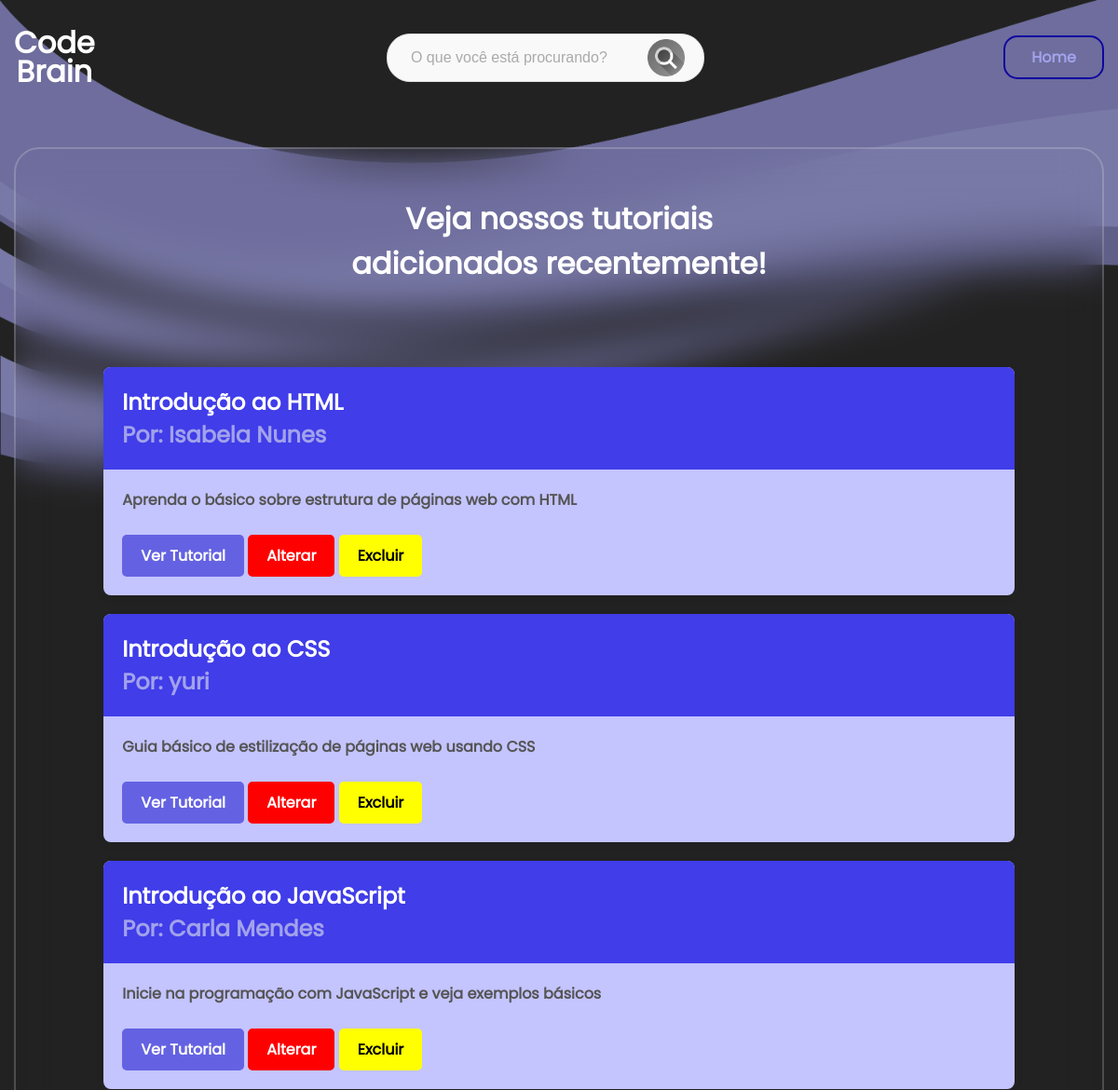
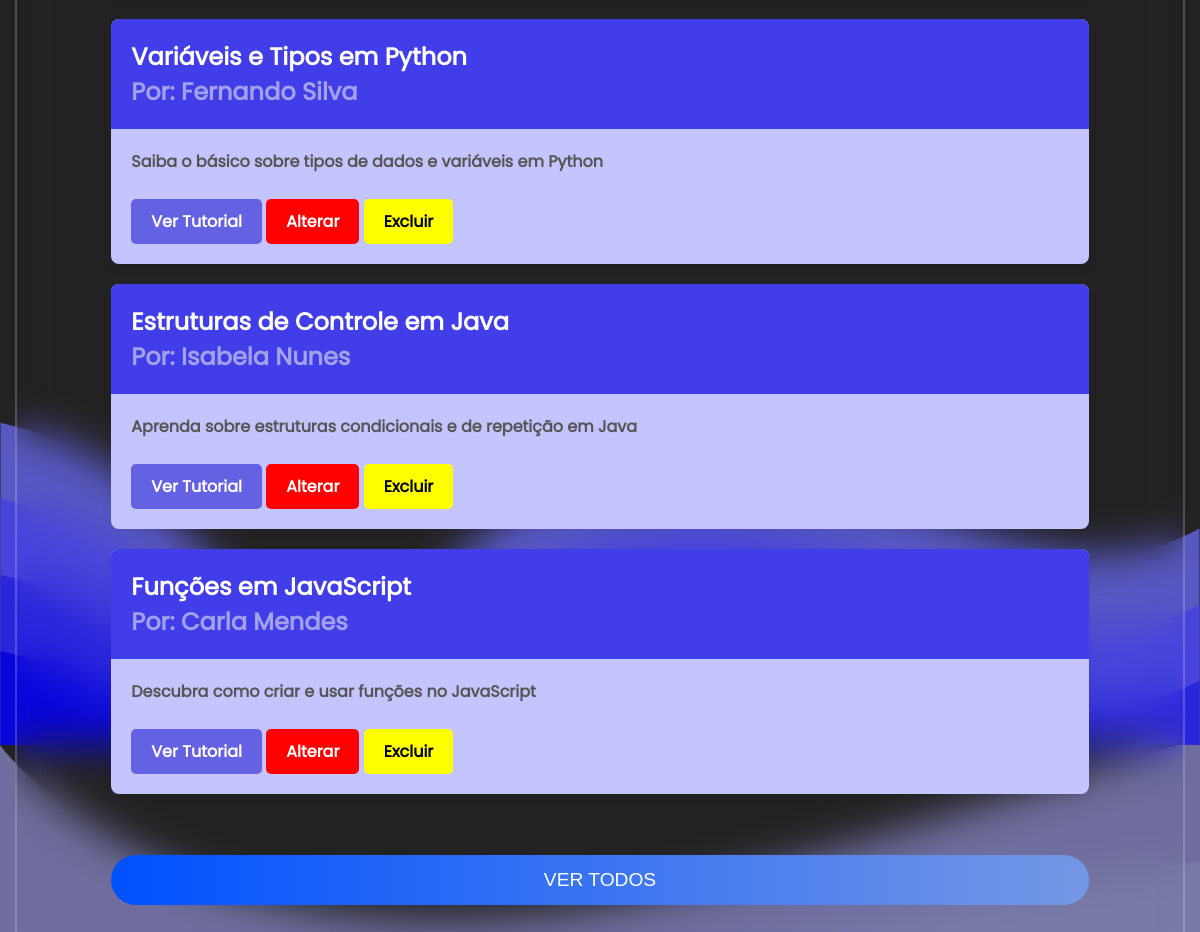
/view/tutoriais.php?status=sucesso (signed in), run on the app's committed database (2 pictures, top to bottom).
### tables this page shows
CREATE TABLE `tutoriais` (
  `id_tutorial` int(11) NOT NULL,
  `titulo` varchar(65) DEFAULT NULL,
  `conteudo` longtext NOT NULL,
  `descricao` longtext NOT NULL,
  `id_usuario` int(11) DEFAULT NULL
);

CREATE TABLE `usuario` (
  `id_usuario` int(100) NOT NULL,
  `nome` varchar(1000) NOT NULL,
  `senha` varchar(16) NOT NULL,
  `email` varchar(200) NOT NULL,
  `telefone` varchar(11) NOT NULL,
  `tipo` varchar(20) NOT NULL
);

### model/DAO/Conexao.php (called while the page is built, shortened)
<?php
class Conexao {
    private static $conexao;
    public static function getInstance(){
        if(!isset(self::$conexao)){
            try {
                $options = array(
                PDO::ATTR_PERSISTENT => true,
                PDO::MYSQL_ATTR_INIT_COMMAND => 'SET NAMES UTF8;',
                PDO::ATTR_ERRMODE => PDO::ERRMODE_EXCEPTION
            );
                self::$conexao = new
                PDO("mysql:host=localhost;dbname=test",
                "root","", $options);
            } catch (PDOException $exc) {
                echo "Erro ao conectar ao banco ".$exc->getMessage();
            }
        }
        return self::$conexao;
    }
}
?>

### control/listarTutorialControl.php (called while the page is built, shortened)
<?php
    include_once "../model/DAO/TutorialDAO.php";
    $tutorialDAO = new TutorialDAO();
    $todos = $tutorialDAO->listarTutoriais();
?>

### model/DAO/TutorialDAO.php (called while the page is built, shortened)
<?php
include_once "Conexao.php";
    class TutorialDAO{
    public $pdo = null;
    public function __construct(){
        $this->pdo = Conexao::getInstance();
    }
    public function listarTutoriais(){
        try {
            $sql = "SELECT tutoriais.*, usuario.nome
        FROM tutoriais INNER JOIN usuario ON tutoriais.id_usuario = usuario.id_usuario;";
            $stmt = $this->pdo->prepare($sql);
            $stmt->execute();
            $retorno = $stmt->fetchALL(PDO::FETCH_ASSOC);
            return $retorno;
        } catch (PDOException $exe) {
            echo $exe->getMessage();
        }
    }
        }

### view/tutoriais.php (the view, shortened to what this page needs)
<?php
include("../control/listarTutorialControl.php");
$tipo = $_SESSION["tipo"];
?>
<!DOCTYPE html>
<html lang="pt-BR">
<head>
    <link rel="stylesheet" href="../styles/fonts.css">
    <link rel="stylesheet" href="../styles/media.css">
    <link rel="stylesheet" href="https://cdn.jsdelivr.net/npm/sweetalert2@11.14.5/dist/sweetalert2.min.css">
</head>
<body>
    <header>
        <div id="title">
            <h1>Code</h1>
            <h1>Brain</h1>
        </div>
        <div class="bloquinho">
        <form action="resultadodapesquisa.php" method="get" class="search-form">
    <input type="text" name="pesquisa" id="pesquisa" class="search-input" placeholder="O que você está procurando?"
    required>
    <button type="submit" class="search-button">
        <img src="../components/images/lupa.png" alt="Pesquisar">
    </button>
</form>
   </div>
        <ul>
            <a href="./inicio.php" id="acesso">
                <li>Home</li>
            </a>
        </ul>
</header>
<br><br>
 <div class="bloco">
    <h1>Veja nossos tutoriais<br> adicionados recentemente!</h1>
<br>
    <div class="container">
        <?php foreach ($todos as $tutorial) { ?>
            <div class='tutorial-card'>
                <div class='tutorial-header'><?php echo $tutorial['titulo'] ?>
                <br><SPAN class="spam">Por: <?php echo $tutorial['nome'] ?></SPAN>
                </div>
                <div class='tutorial-body'>
                    <p><?php echo $tutorial['descricao'] ?> </p>
                    <a class='tutorial-link' href='tutorialCompleto.php?id=<?php echo $tutorial['id_tutorial'] ?>'>Ver Tutorial</a>
                    <?php if ($tipo == 'administrador') { ?>
                        <a class='tutorial-link2' href=' alterarTutorial.php?id=<?php echo $tutorial['id_tutorial'] ?>'>Alterar</a>
                    <a class='tutorial-link3' href='../control/excluirTutorialControl.php?id=<?php echo $tutorial['id_tutorial'] ?>' >Excluir</a>
                    <?php } ?>
                </div>
                </div>
        <?php } ?>
        <br>
        <input type="submit" onclick="window.location.href='alltutoriais.php'" class="btn" value="Ver todos">
 </div>
    </div>
</body>
</html>

### view/tutoriais.php (style rules this page uses)
body { background-color: #222; color: white; font-family: poppinsregular; max-width: 1200px; margin: 0 auto; font-weight: 600; padding: 15px; background-image: url(../components/images/introtuto.png); background-size: 100%; }
header { display: flex; flex-direction: row; justify-content: space-between; align-items: center; }
#title { flex-direction: column; line-height: 10px; }
li { display: inline-block; margin: 18px; color: rgb(162, 162, 235); }
a { color: rgb(16, 6, 160); border-color: rgb(162, 162, 235); }
#acesso { border: 2px solid rgb(16, 6, 160); padding: 10px; border-radius: 15px; }
.container { width: 90%; max-width: 1200px; margin: 40px auto; align-items: center; }
.tutorial-card { background-color: rgb(196, 196, 255); border-radius: 8px; box-shadow: 0 4px 12px rgba(0, 0, 0, 0.05); margin-bottom: 20px; overflow: hidden; transition: transform 0.3s ease; }
.tutorial-header { background-color: #403de9; color: white; padding: 20px; font-size: 1.5rem; }
.tutorial-body { padding: 20px; }
.tutorial-body p { margin: 0 0 10px; font-size: 1rem; color: #555; }
.tutorial-link { display: inline-block; margin-top: 15px; padding: 10px 20px; background-color: #6462e2; color: white; text-decoration: none; border-radius: 5px; transition: background-color 0.5s ease; }
.tutorial-link2 { display: inline-block; margin-top: 15px; padding: 10px 20px; background-color: red; color: white; text-decoration: none; border-radius: 5px; transition: background-color 0.5s ease; }
.tutorial-link3 { display: inline-block; margin-top: 15px; padding: 10px 20px; background-color: yellow; color: black; text-decoration: none; border-radius: 5px; transition: background-color 0.5s ease; }
h1 { align-items: center; position: relative; text-align: center; }
.btn { display: block; width: 100%; height: 50px; border-radius: 25px; outline: none; border: none; background-image: linear-gradient(to right, #0051ff, #7598e4, #c2cbf1); background-size: 200%; font-size: 1.2rem; color: #fff; font-family: 'Poppins', sans-serif; text-transform: uppercase; margin: 1rem 0; cursor: pointer; transition: .5s; }
.bloco { background-color: transparent; border: 2px solid rgba(255, 255, 255, .2); backdrop-filter: blur(20px); color: #fff; border-radius: 27px; padding: 30px 40px; align-items:center; }
.search-form { display: flex; align-items: center; background-color: #f9f9f9; border: 1px solid #ddd; border-radius: 25px; padding: 5px 15px; max-width: 400px; width: 100%; height: 40px; transition: box-shadow 0.3s ease; }
.search-input { flex: 1; border: none; outline: none; background: transparent; font-size: 16px; padding: 10px; color: #333; }
.search-input::placeholder { color: #aaa; }
.search-button { background: none; border: none; padding: 5px; cursor: pointer; display: flex; align-items: center; justify-content: center; }
.search-button img { width: 40px; height: 40px; filter: grayscale(100%); transition: filter 0.3s ease; }
.bloquinho { align-items: center; text-align: center; }
.spam { font-size: 24px; color: rgb(162, 162, 235); }

### data on the page
tutoriais: titulo "Introdução ao HTML", id_usuario.nome "Isabela Nunes", descricao "Aprenda o básico sobre estrutura de páginas web com HTML"
tutoriais: titulo "Introdução ao CSS", id_usuario.nome "yuri", descricao "Guia básico de estilização de páginas web usando CSS"
tutoriais: titulo "Introdução ao JavaScript", id_usuario.nome "Carla Mendes", descricao "Inicie na programação com JavaScript e veja exemplos básicos"
tutoriais: titulo "Variáveis e Tipos em Python", id_usuario.nome "Fernando Silva", descricao "Saiba o básico sobre tipos de dados e variáveis em Python"
tutoriais: titulo "Estruturas de Controle em Java", id_usuario.nome "Isabela Nunes", descricao "Aprenda sobre estruturas condicionais e de repetição em Java"
tutoriais: titulo "Funções em JavaScript", id_usuario.nome "Carla Mendes", descricao "Descubra como criar e usar funções no JavaScript"
